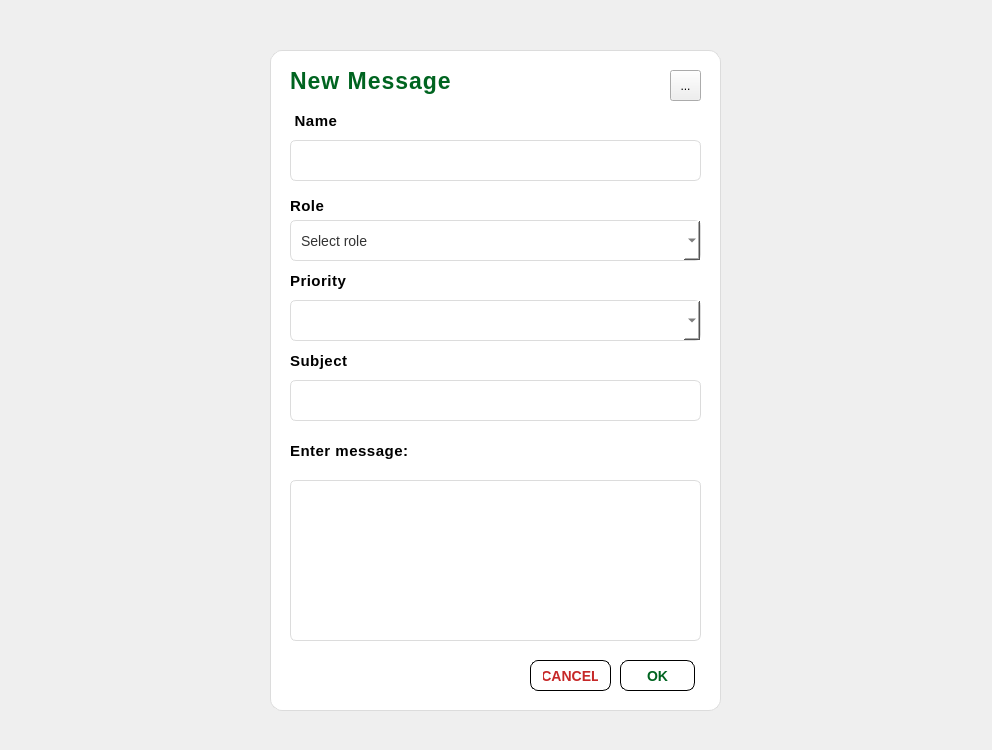
<?xml version="1.0" encoding="UTF-8"?>
<ui version="4.0">
 <class>Form</class>
 <widget class="QWidget" name="Form">
  <property name="geometry">
   <rect>
    <x>0</x>
    <y>0</y>
    <width>992</width>
    <height>750</height>
   </rect>
  </property>
  <property name="windowTitle">
   <string>Form</string>
  </property>
  <widget class="QWidget" name="msg_widget" native="true">
   <property name="geometry">
    <rect>
     <x>270</x>
     <y>50</y>
     <width>451</width>
     <height>661</height>
    </rect>
   </property>
   <property name="styleSheet">
    <string notr="true">#msg_widget {
    background-color: #ffffff;
    border-radius: 12px;
    border: 1px solid #dcdcdc;
}</string>
   </property>
   <widget class="QLabel" name="org_label">
    <property name="geometry">
     <rect>
      <x>20</x>
      <y>10</y>
      <width>301</width>
      <height>41</height>
     </rect>
    </property>
    <property name="styleSheet">
     <string notr="true">#org_label {
    font-family: Segoe UI;
    font-size: 23px;
    font-weight: bold;
    color: #006420;
    letter-spacing: 1px;
}
</string>
    </property>
    <property name="text">
     <string>New Message</string>
    </property>
   </widget>
   <widget class="QLabel" name="org_label_2">
    <property name="geometry">
     <rect>
      <x>20</x>
      <y>50</y>
      <width>151</width>
      <height>41</height>
     </rect>
    </property>
    <property name="styleSheet">
     <string notr="true">#org_label_2 {
    font-family: Segoe UI;
    font-size: 15px;       /* Slightly smaller than header1 */
    font-weight: 500;      /* Medium weight for H2 */
    color: #000000;        /* Matching your header1 color */
    letter-spacing: 0.5px; /* Subtle spacing for modern look */
}
</string>
    </property>
    <property name="text">
     <string> Name</string>
    </property>
   </widget>
   <widget class="QToolButton" name="close_btn">
    <property name="geometry">
     <rect>
      <x>400</x>
      <y>20</y>
      <width>31</width>
      <height>31</height>
     </rect>
    </property>
    <property name="text">
     <string>...</string>
    </property>
   </widget>
   <widget class="QLineEdit" name="line_name">
    <property name="geometry">
     <rect>
      <x>20</x>
      <y>90</y>
      <width>411</width>
      <height>41</height>
     </rect>
    </property>
    <property name="styleSheet">
     <string notr="true">#line_name {
    background-color: #ffffff;
    border: 1px solid #dcdcdc;
    border-radius: 6px;        /* Slightly rounded corners */
    padding: 6px 10px;         /* Comfortable inner spacing */
    font-family: &quot;Montserrat&quot;; /* Modern font */
    font-size: 14px;
    color: #333333;
}

#line_name:focus {
    border: 1px solid #006420; /* Highlight border on focus */
    background-color: #f9f9f9; /* Slightly lighter background */
}

#line_name:hover {
    border: 1px solid #b6b6b6; /* Subtle hover effect */
}
</string>
    </property>
   </widget>
   <widget class="QLabel" name="org_label_3">
    <property name="geometry">
     <rect>
      <x>20</x>
      <y>140</y>
      <width>141</width>
      <height>31</height>
     </rect>
    </property>
    <property name="styleSheet">
     <string notr="true">#org_label_3 {
    font-family: Segoe UI;
    font-size: 15px;       /* Slightly smaller than header1 */
    font-weight: 500;      /* Medium weight for H2 */
    color: #000000;        /* Matching your header1 color */
    letter-spacing: 0.5px; /* Subtle spacing for modern look */
}
</string>
    </property>
    <property name="text">
     <string>Role</string>
    </property>
   </widget>
   <widget class="QComboBox" name="line_role">
    <property name="geometry">
     <rect>
      <x>20</x>
      <y>170</y>
      <width>411</width>
      <height>41</height>
     </rect>
    </property>
    <property name="styleSheet">
     <string notr="true">#line_role {
    background-color: #ffffff;
    border: 1px solid #dcdcdc;
    border-radius: 6px;        /* Slightly rounded corners */
    padding: 6px 10px;         /* Comfortable inner spacing */
    font-family: &quot;Montserrat&quot;; /* Modern font */
    font-size: 14px;
    color: #333333;
}

#line_role:focus {
    border: 1px solid #006420; /* Highlight border on focus */
    background-color: #f9f9f9; /* Slightly lighter background */
}

#line_role:hover {
    border: 1px solid #b6b6b6; /* Subtle hover effect */
}
</string>
    </property>
    <item>
     <property name="text">
      <string>Select role</string>
     </property>
    </item>
    <item>
     <property name="text">
      <string>Instructor</string>
     </property>
    </item>
    <item>
     <property name="text">
      <string>Organization Officer</string>
     </property>
    </item>
    <item>
     <property name="text">
      <string>Admin</string>
     </property>
    </item>
    <item>
     <property name="text">
      <string>Student</string>
     </property>
    </item>
   </widget>
   <widget class="QLabel" name="org_label_4">
    <property name="geometry">
     <rect>
      <x>20</x>
      <y>210</y>
      <width>151</width>
      <height>41</height>
     </rect>
    </property>
    <property name="styleSheet">
     <string notr="true">#org_label_4 {
    font-family: Segoe UI;
    font-size: 15px;       /* Slightly smaller than header1 */
    font-weight: 500;      /* Medium weight for H2 */
    color: #000000;        /* Matching your header1 color */
    letter-spacing: 0.5px; /* Subtle spacing for modern look */
}
</string>
    </property>
    <property name="text">
     <string>Priority </string>
    </property>
   </widget>
   <widget class="QComboBox" name="line_role_2">
    <property name="geometry">
     <rect>
      <x>20</x>
      <y>250</y>
      <width>411</width>
      <height>41</height>
     </rect>
    </property>
    <property name="styleSheet">
     <string notr="true">#line_role_2 {
    background-color: #ffffff;
    border: 1px solid #dcdcdc;
    border-radius: 6px;        /* Slightly rounded corners */
    padding: 6px 10px;         /* Comfortable inner spacing */
    font-family: &quot;Montserrat&quot;; /* Modern font */
    font-size: 14px;
    color: #333333;
}

#line_role:focus {
    border: 1px solid #006420; /* Highlight border on focus */
    background-color: #f9f9f9; /* Slightly lighter background */
}

#line_role:hover {
    border: 1px solid #b6b6b6; /* Subtle hover effect */
}
</string>
    </property>
    <item>
     <property name="text">
      <string/>
     </property>
    </item>
    <item>
     <property name="text">
      <string>Normal</string>
     </property>
    </item>
    <item>
     <property name="text">
      <string>Medium</string>
     </property>
    </item>
    <item>
     <property name="text">
      <string>Urgent</string>
     </property>
    </item>
   </widget>
   <widget class="QLabel" name="org_label_5">
    <property name="geometry">
     <rect>
      <x>20</x>
      <y>290</y>
      <width>151</width>
      <height>41</height>
     </rect>
    </property>
    <property name="styleSheet">
     <string notr="true">#org_label_5{
    font-family: Segoe UI;
    font-size: 15px;       /* Slightly smaller than header1 */
    font-weight: 500;      /* Medium weight for H2 */
    color: #000000;        /* Matching your header1 color */
    letter-spacing: 0.5px; /* Subtle spacing for modern look */
}
</string>
    </property>
    <property name="text">
     <string>Subject</string>
    </property>
   </widget>
   <widget class="QLineEdit" name="line_name_2">
    <property name="geometry">
     <rect>
      <x>20</x>
      <y>330</y>
      <width>411</width>
      <height>41</height>
     </rect>
    </property>
    <property name="styleSheet">
     <string notr="true">#line_name_2 {
    background-color: #ffffff;
    border: 1px solid #dcdcdc;
    border-radius: 6px;        /* Slightly rounded corners */
    padding: 6px 10px;         /* Comfortable inner spacing */
    font-family: &quot;Montserrat&quot;; /* Modern font */
    font-size: 14px;
    color: #333333;
}

#line_name_2:focus {
    border: 1px solid #006420; /* Highlight border on focus */
    background-color: #f9f9f9; /* Slightly lighter background */
}

#line_name_2:hover {
    border: 1px solid #b6b6b6; /* Subtle hover effect */
}
</string>
    </property>
   </widget>
   <widget class="QLabel" name="org_label_6">
    <property name="geometry">
     <rect>
      <x>20</x>
      <y>380</y>
      <width>151</width>
      <height>41</height>
     </rect>
    </property>
    <property name="styleSheet">
     <string notr="true">#org_label_6 {
    font-family: Segoe UI;
    font-size: 15px;       /* Slightly smaller than header1 */
    font-weight: 500;      /* Medium weight for H2 */
    color: #000000;        /* Matching your header1 color */
    letter-spacing: 0.5px; /* Subtle spacing for modern look */
}
</string>
    </property>
    <property name="text">
     <string>Enter message:</string>
    </property>
   </widget>
   <widget class="QPushButton" name="btn_cancel">
    <property name="geometry">
     <rect>
      <x>260</x>
      <y>610</y>
      <width>81</width>
      <height>31</height>
     </rect>
    </property>
    <property name="styleSheet">
     <string notr="true">#btn_cancel {
    
    color: #c62828;              /* Red text color */
    border: 1.3px solid;
    border-radius: 8px;          /* Rounded corners */
    padding: 4px 12px;           /* Reduced padding for better fit */
    font-family: &quot;Segoe UI&quot;;     /* Modern font */
    font-size: 14px;
    font-weight: 600;
    transition: all 0.2s ease;   /* Smooth hover transition */
}

#btn_cancel:hover {
    background-color: #c62828;  /* Red hover background */
    color: #ffffff;             /* White text on hover */
}

#btn_cancel:pressed {
    background-color: #8e1c1c;  /* Darker red when pressed */
    border-color: #8e1c1c;
}
</string>
    </property>
    <property name="text">
     <string>CANCEL</string>
    </property>
   </widget>
   <widget class="QPushButton" name="btn_ok">
    <property name="geometry">
     <rect>
      <x>350</x>
      <y>610</y>
      <width>75</width>
      <height>31</height>
     </rect>
    </property>
    <property name="styleSheet">
     <string notr="true">#btn_ok {
    background-color: #ffffff;   /* Button base color */
    color: #006420;              /* Text color */
    border: 1.3px solid;   /* Border color */
    border-radius: 8px;          /* Rounded corners */
    padding: 6px 20px;           /* Comfortable padding */
    font-family: Segoe UI;   /* Modern font */
    font-size: 14px;
    font-weight: 600;
    transition: all 0.2s ease;   /* Smooth hover transition */
}

#btn_ok:hover {
    background-color: #006420;  /* Hover background */
    color: #ffffff;             /* Text color on hover */
}

#btn_ok:pressed {
    background-color: #004d18;  /* Darker shade when pressed */
    border-color: #004d18;
}
</string>
    </property>
    <property name="text">
     <string>OK</string>
    </property>
   </widget>
   <widget class="QTextEdit" name="text_edit">
    <property name="geometry">
     <rect>
      <x>20</x>
      <y>430</y>
      <width>411</width>
      <height>161</height>
     </rect>
    </property>
    <property name="styleSheet">
     <string notr="true">#text_edit {
    background-color: #ffffff;
    border: 1px solid #dcdcdc;
    border-radius: 6px;        /* Slightly rounded corners */
    padding: 6px 10px;         /* Comfortable inner spacing */
    font-family: &quot;Montserrat&quot;; /* Modern font */
    font-size: 14px;
    color: #333333;
}

#text_edit:focus {
    border: 1px solid #006420; /* Highlight border on focus */
    background-color: #f9f9f9; /* Slightly lighter background */
}

#text_edit:hover {
    border: 1px solid #b6b6b6; /* Subtle hover effect */
}
</string>
    </property>
   </widget>
  </widget>
 </widget>
 <resources/>
 <connections/>
</ui>
